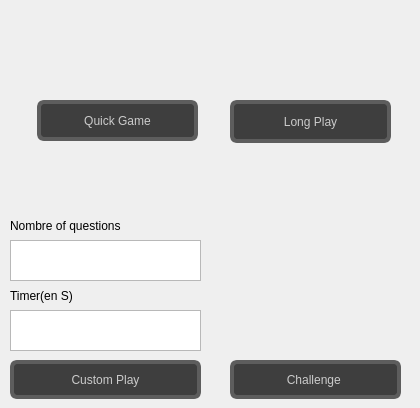
      <widget class="QWidget" name="page_world_cup">
       <property name="styleSheet">
        <string notr="true">#page_world_cup{
           
	border-image: url(:/ic/img/icon/ic/mondial_icon/backgr_mondial_start.png) 0 0 0 0 scretch scretch;
}</string>
       </property>
       <widget class="QPushButton" name="pushButton_10">
        <property name="geometry">
         <rect>
          <x>0</x>
          <y>0</y>
          <width>41</width>
          <height>41</height>
         </rect>
        </property>
        <property name="sizePolicy">
         <sizepolicy hsizetype="Expanding" vsizetype="Expanding">
          <horstretch>0</horstretch>
          <verstretch>0</verstretch>
         </sizepolicy>
        </property>
        <property name="minimumSize">
         <size>
          <width>15</width>
          <height>0</height>
         </size>
        </property>
        <property name="cursor">
         <cursorShape>PointingHandCursor</cursorShape>
        </property>
        <property name="styleSheet">
         <string notr="true">
#pushButton_10{
image: url(img/icon/ic/back.png);
border-radius:10px;
}
#pushButton_10:hover{
image: url(img/icon/ic/back_hover.png);
border-radius:10px;
}</string>
        </property>
        <property name="text">
         <string/>
        </property>
       </widget>
       <widget class="QPushButton" name="pushButton_17">
        <property name="geometry">
         <rect>
          <x>350</x>
          <y>0</y>
          <width>61</width>
          <height>51</height>
         </rect>
        </property>
        <property name="cursor">
         <cursorShape>PointingHandCursor</cursorShape>
        </property>
        <property name="styleSheet">
         <string notr="true">#pushButton_17{
	image: url(img/audio_icon/volume.png);
   border-radius:10px;
}</string>
        </property>
        <property name="text">
         <string/>
        </property>
       </widget>
       <widget class="QLabel" name="label_18">
        <property name="geometry">
         <rect>
          <x>230</x>
          <y>0</y>
          <width>159</width>
          <height>121</height>
         </rect>
        </property>
        <property name="sizePolicy">
         <sizepolicy hsizetype="Expanding" vsizetype="Expanding">
          <horstretch>0</horstretch>
          <verstretch>0</verstretch>
         </sizepolicy>
        </property>
        <property name="minimumSize">
         <size>
          <width>44</width>
          <height>121</height>
         </size>
        </property>
        <property name="styleSheet">
         <string notr="true">image: url(img/icon/long_play.png);</string>
        </property>
        <property name="text">
         <string/>
        </property>
       </widget>
       <widget class="QLabel" name="label_17">
        <property name="geometry">
         <rect>
          <x>50</x>
          <y>20</y>
          <width>148</width>
          <height>81</height>
         </rect>
        </property>
        <property name="sizePolicy">
         <sizepolicy hsizetype="Expanding" vsizetype="Expanding">
          <horstretch>0</horstretch>
          <verstretch>0</verstretch>
         </sizepolicy>
        </property>
        <property name="minimumSize">
         <size>
          <width>7</width>
          <height>81</height>
         </size>
        </property>
        <property name="styleSheet">
         <string notr="true">image: url(img/icon/quick_play.png);</string>
        </property>
        <property name="text">
         <string/>
        </property>
       </widget>
       <widget class="QPushButton" name="pushButton_start_cup_long_play_7">
        <property name="geometry">
         <rect>
          <x>10</x>
          <y>360</y>
          <width>191</width>
          <height>39</height>
         </rect>
        </property>
        <property name="sizePolicy">
         <sizepolicy hsizetype="Expanding" vsizetype="Expanding">
          <horstretch>0</horstretch>
          <verstretch>0</verstretch>
         </sizepolicy>
        </property>
        <property name="minimumSize">
         <size>
          <width>11</width>
          <height>39</height>
         </size>
        </property>
        <property name="maximumSize">
         <size>
          <width>16777215</width>
          <height>16777215</height>
         </size>
        </property>
        <property name="cursor">
         <cursorShape>PointingHandCursor</cursorShape>
        </property>
        <property name="styleSheet">
         <string notr="true">
#pushButton_start_cup_long_play_7 {
    font: 900 18pt &quot;Segoe UI&quot;;
    background-color: rgb(62, 62, 62);
    color: rgb(203, 203, 203);
    border-radius: 7px;
   border: 4px solid rgb(93, 93, 93);

   
}


#pushButton_start_cup_long_play_7:hover {
 
	color: white;
	background-color: rgb(255, 160, 52);
    border: 2px solid black;
 
}
</string>
        </property>
        <property name="text">
         <string>Custom Play</string>
        </property>
        <property name="iconSize">
         <size>
          <width>18</width>
          <height>16</height>
         </size>
        </property>
       </widget>
       <widget class="QPushButton" name="pushButton_start_cup_long_play">
        <property name="geometry">
         <rect>
          <x>230</x>
          <y>100</y>
          <width>161</width>
          <height>43</height>
         </rect>
        </property>
        <property name="sizePolicy">
         <sizepolicy hsizetype="Expanding" vsizetype="Expanding">
          <horstretch>0</horstretch>
          <verstretch>0</verstretch>
         </sizepolicy>
        </property>
        <property name="minimumSize">
         <size>
          <width>14</width>
          <height>43</height>
         </size>
        </property>
        <property name="cursor">
         <cursorShape>PointingHandCursor</cursorShape>
        </property>
        <property name="styleSheet">
         <string notr="true">
#pushButton_start_cup_long_play {
    font: 900 18pt &quot;Segoe UI&quot;;
    background-color: rgb(62, 62, 62);
    color: rgb(203, 203, 203);
    border-radius: 7px;
   border: 4px solid rgb(93, 93, 93);

   
}


#pushButton_start_cup_long_play:hover {
 
	color: white;

	background-color: rgb(255, 160, 52);
    border: 2px solid black;
 
}</string>
        </property>
        <property name="text">
         <string>Long Play</string>
        </property>
       </widget>
       <widget class="QPushButton" name="pushButton_start_cup_quick_game">
        <property name="geometry">
         <rect>
          <x>37</x>
          <y>100</y>
          <width>161</width>
          <height>41</height>
         </rect>
        </property>
        <property name="sizePolicy">
         <sizepolicy hsizetype="Expanding" vsizetype="Expanding">
          <horstretch>0</horstretch>
          <verstretch>0</verstretch>
         </sizepolicy>
        </property>
        <property name="minimumSize">
         <size>
          <width>48</width>
          <height>39</height>
         </size>
        </property>
        <property name="cursor">
         <cursorShape>PointingHandCursor</cursorShape>
        </property>
        <property name="styleSheet">
         <string notr="true">#pushButton_start_cup_quick_game{
    font: 900 18pt &quot;Segoe UI&quot;;
    background-color: rgb(62, 62, 62);
    color: rgb(203, 203, 203);
    border-radius: 7px;
   border: 4px solid rgb(93, 93, 93);

   
}


#pushButton_start_cup_quick_game:hover {
 
	color: white;
		background-color: rgb(255, 160, 52);

    border: 2px solid black;
 
}

</string>
        </property>
        <property name="text">
         <string>Quick Game</string>
        </property>
       </widget>
       <widget class="QPushButton" name="pushButton_start_cup_challenge">
        <property name="geometry">
         <rect>
          <x>230</x>
          <y>360</y>
          <width>171</width>
          <height>39</height>
         </rect>
        </property>
        <property name="sizePolicy">
         <sizepolicy hsizetype="Expanding" vsizetype="Expanding">
          <horstretch>0</horstretch>
          <verstretch>0</verstretch>
         </sizepolicy>
        </property>
        <property name="minimumSize">
         <size>
          <width>11</width>
          <height>39</height>
         </size>
        </property>
        <property name="maximumSize">
         <size>
          <width>16777215</width>
          <height>16777215</height>
         </size>
        </property>
        <property name="cursor">
         <cursorShape>PointingHandCursor</cursorShape>
        </property>
        <property name="styleSheet">
         <string notr="true">
#pushButton_start_cup_challenge {
    font: 900 15pt &quot;Segoe UI&quot;;
    background-color: rgb(62, 62, 62);
    color: rgb(203, 203, 203);
    border-radius: 7px;
   border: 4px solid rgb(93, 93, 93);

   
}


#pushButton_start_cup_challenge:hover {
 
	color: white;
	background-color: rgb(255, 160, 52);
    border: 2px solid black;
 
}
</string>
        </property>
        <property name="text">
         <string>Challenge </string>
        </property>
        <property name="iconSize">
         <size>
          <width>18</width>
          <height>16</height>
         </size>
        </property>
       </widget>
       <widget class="QLabel" name="label_20">
        <property name="geometry">
         <rect>
          <x>10</x>
          <y>210</y>
          <width>163</width>
          <height>31</height>
         </rect>
        </property>
        <property name="styleSheet">
         <string notr="true">font: 600 12pt &quot;Segoe UI&quot;;</string>
        </property>
        <property name="text">
         <string>Nombre of questions</string>
        </property>
       </widget>
       <widget class="QTextEdit" name="textEdit_question_4">
        <property name="geometry">
         <rect>
          <x>10</x>
          <y>240</y>
          <width>191</width>
          <height>41</height>
         </rect>
        </property>
        <property name="minimumSize">
         <size>
          <width>0</width>
          <height>0</height>
         </size>
        </property>
        <property name="acceptDrops">
         <bool>true</bool>
        </property>
        <property name="styleSheet">
         <string notr="true">font: 700 italic 13pt &quot;Segoe UI&quot;;</string>
        </property>
        <property name="overwriteMode">
         <bool>false</bool>
        </property>
        <property name="acceptRichText">
         <bool>true</bool>
        </property>
       </widget>
       <widget class="QLabel" name="label_21">
        <property name="geometry">
         <rect>
          <x>10</x>
          <y>280</y>
          <width>163</width>
          <height>31</height>
         </rect>
        </property>
        <property name="styleSheet">
         <string notr="true">font: 600 12pt &quot;Segoe UI&quot;;</string>
        </property>
        <property name="text">
         <string>Timer(en S)</string>
        </property>
       </widget>
       <widget class="QTextEdit" name="textEdit_timer_4">
        <property name="geometry">
         <rect>
          <x>10</x>
          <y>310</y>
          <width>191</width>
          <height>41</height>
         </rect>
        </property>
        <property name="sizePolicy">
         <sizepolicy hsizetype="Expanding" vsizetype="Expanding">
          <horstretch>0</horstretch>
          <verstretch>0</verstretch>
         </sizepolicy>
        </property>
        <property name="minimumSize">
         <size>
          <width>0</width>
          <height>0</height>
         </size>
        </property>
        <property name="styleSheet">
         <string notr="true">font: 700 italic 13pt &quot;Segoe UI&quot;;</string>
        </property>
       </widget>
       <widget class="QLabel" name="label_61">
        <property name="geometry">
         <rect>
          <x>230</x>
          <y>240</y>
          <width>181</width>
          <height>121</height>
         </rect>
        </property>
        <property name="sizePolicy">
         <sizepolicy hsizetype="Expanding" vsizetype="Expanding">
          <horstretch>0</horstretch>
          <verstretch>0</verstretch>
         </sizepolicy>
        </property>
        <property name="minimumSize">
         <size>
          <width>44</width>
          <height>121</height>
         </size>
        </property>
        <property name="styleSheet">
         <string notr="true">image: url(img/icon/challenge.png);</string>
        </property>
        <property name="text">
         <string/>
        </property>
       </widget>
      </widget>
